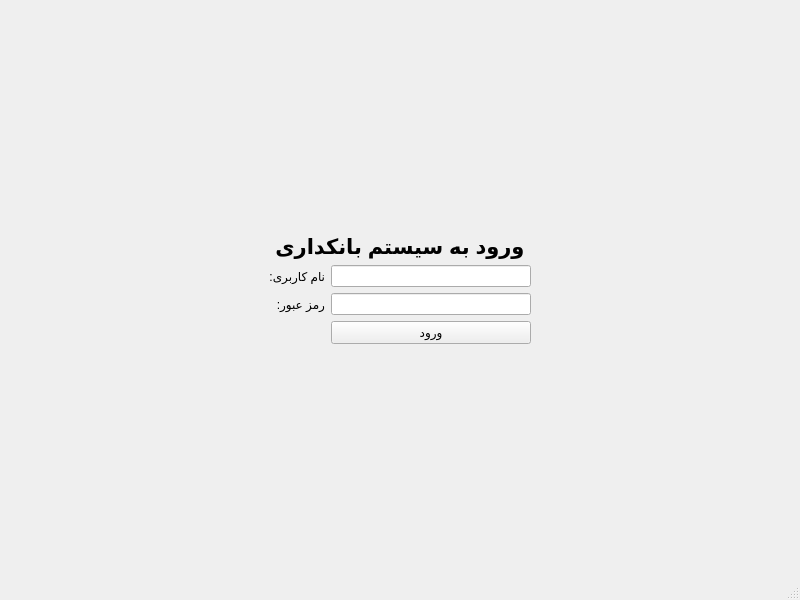
<?xml version="1.0" encoding="UTF-8"?>
<ui version="4.0">
 <class>MainWindow</class>
 <widget class="QMainWindow" name="MainWindow">
  <property name="geometry">
   <rect>
    <x>0</x>
    <y>0</y>
    <width>800</width>
    <height>600</height>
   </rect>
  </property>
  <property name="windowTitle">
   <string>سیستم مدیریت بانکداری</string>
  </property>
  <widget class="QWidget" name="centralwidget">
   <layout class="QVBoxLayout" name="verticalLayout">
    <item>
     <widget class="QStackedWidget" name="stackedWidget">
      <!-- Login Page -->
      <widget class="QWidget" name="loginPage">
       <layout class="QVBoxLayout" name="verticalLayout_2">
        <item>
         <spacer name="verticalSpacer">
          <property name="orientation">
           <enum>Qt::Vertical</enum>
          </property>
          <property name="sizeHint" stdset="0">
           <size>
            <width>20</width>
            <height>40</height>
           </size>
          </property>
         </spacer>
        </item>
        <item>
         <widget class="QLabel" name="loginTitleLabel">
          <property name="font">
           <font>
            <pointsize>16</pointsize>
            <bold>true</bold>
           </font>
          </property>
          <property name="text">
           <string>ورود به سیستم بانکداری</string>
          </property>
          <property name="alignment">
           <set>Qt::AlignCenter</set>
          </property>
         </widget>
        </item>
        <item>
         <layout class="QHBoxLayout" name="horizontalLayout">
          <item>
           <spacer name="horizontalSpacer">
            <property name="orientation">
             <enum>Qt::Horizontal</enum>
            </property>
            <property name="sizeHint" stdset="0">
             <size>
              <width>40</width>
              <height>20</height>
             </size>
            </property>
           </spacer>
          </item>
          <item>
           <layout class="QFormLayout" name="formLayout">
            <property name="labelAlignment">
             <set>Qt::AlignRight|Qt::AlignTrailing|Qt::AlignVCenter</set>
            </property>
            <property name="formAlignment">
             <set>Qt::AlignCenter</set>
            </property>
            <item row="0" column="0">
             <widget class="QLabel" name="usernameLabel">
              <property name="text">
               <string>نام کاربری:</string>
              </property>
             </widget>
            </item>
            <item row="0" column="1">
             <widget class="QLineEdit" name="usernameLineEdit">
              <property name="minimumSize">
               <size>
                <width>200</width>
                <height>0</height>
               </size>
              </property>
             </widget>
            </item>
            <item row="1" column="0">
             <widget class="QLabel" name="passwordLabel">
              <property name="text">
               <string>رمز عبور:</string>
              </property>
             </widget>
            </item>
            <item row="1" column="1">
             <widget class="QLineEdit" name="passwordLineEdit">
              <property name="echoMode">
               <enum>QLineEdit::Password</enum>
              </property>
             </widget>
            </item>
            <item row="2" column="1">
             <widget class="QPushButton" name="loginButton">
              <property name="text">
               <string>ورود</string>
              </property>
             </widget>
            </item>
           </layout>
          </item>
          <item>
           <spacer name="horizontalSpacer_2">
            <property name="orientation">
             <enum>Qt::Horizontal</enum>
            </property>
            <property name="sizeHint" stdset="0">
             <size>
              <width>40</width>
              <height>20</height>
             </size>
            </property>
           </spacer>
          </item>
         </layout>
        </item>
        <item>
         <spacer name="verticalSpacer_2">
          <property name="orientation">
           <enum>Qt::Vertical</enum>
          </property>
          <property name="sizeHint" stdset="0">
           <size>
            <width>20</width>
            <height>40</height>
           </size>
          </property>
         </spacer>
        </item>
       </layout>
      </widget>
     </widget>
    </item>
   </layout>
  </widget>
  <widget class="QStatusBar" name="statusbar"/>
 </widget>
 <resources/>
 <connections/>
</ui>
